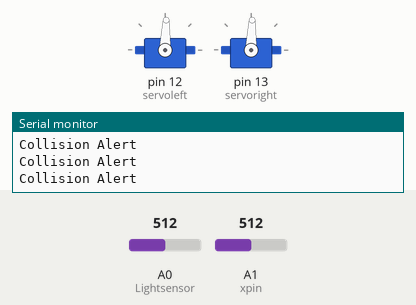
The sketch below on a simulated Arduino Uno, built with avr-gcc and run on an emulated ATmega328P. Shown: 2 × servo, the last lines printed to the serial monitor. The inputs (shaded band) are chosen by the test bench; at power-on: A0 (Lightsensor) = 512, A1 (xpin) = 512. Random numbers use the default seed unless the sketch sets one.

Above: at 1.2 s.
1.3 s: A0 (Lightsensor) set to 306
At 1.78 s:
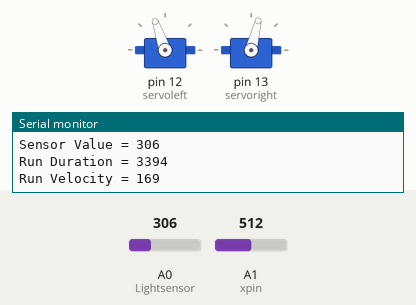
5.8 s: A0 (Lightsensor) set to 511
10.9 s: A1 (xpin) set to 4
At 11.89 s:
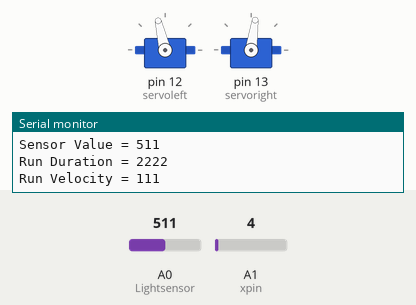
14.4 s: A1 (xpin) set to 1
Timing chart, 0 to 17.4 s (numbered marks = the images above; inputs shaded):
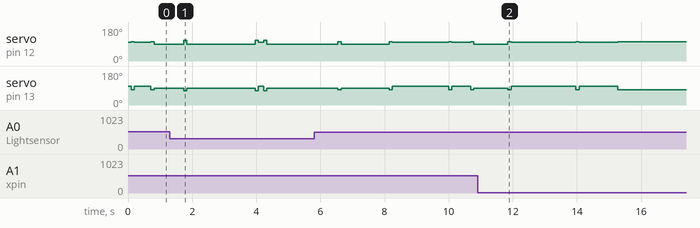

The sketch:

Chemotaxis_Open_Day_VD_CA.ino
```cpp
#include <Servo.h>

Servo servoleft;
Servo servoright;

int Runduration = 2000; //max duration of run in milliseconds
int Runvelocity = 100;  //PWM shift from 'zero' for max velocity

int Tumbletime = 2400;  //duration for one complete rotation at max velocity

int EnableSensor = 9;
int Lightsensor = 0;
int Value = 0;
int Range = 900;
int Offset = 550;

int xpin = 1;
int xval = 0;
int xthresh = 3;

void setup() {
  pinMode(EnableSensor,OUTPUT);
  Serial.begin(9600);
}

void loop() {
  while (Value<1000)
  {
    Tumble();
    Run();
  }
}

void Run() {

  digitalWrite(EnableSensor,HIGH);
  delay(50);
  Value = analogRead(Lightsensor);
  digitalWrite(EnableSensor,LOW);
  int RD = int(Runduration-Runduration*(float(Value-Offset)/float(Range-Offset)));
  int RV = int(Runvelocity-Runvelocity*(float(Value-Offset)/float(Range-Offset)));

  if (RD<0)
  {RD=0;}
  if (RV<40)
  {RV=40;}

  Serial.println("Sensor Value = "+String(Value)+"\nRun Duration = "+String(RD)+"\nRun Velocity = "+String(RV)+"\n\n");

  servoleft.attach(12);
  servoright.attach(13);
  servoleft.writeMicroseconds(1500+RV);
  servoright.writeMicroseconds(1500-RV);

  if (Value < Range-0.5*(Range-Offset)) {
    int rdby6= int(RD/6)+36;
    for (int i=0; i<6; i++)
    {
      xval=analogRead(xpin);
      if (xval>=xthresh) {rdby6 = 0; Serial.println("Collision Alert");}
      delay(rdby6);
    }
  }
  else {
    delay(RD);
  }

  servoleft.detach();
  servoright.detach();

}


void Tumble() {
  servoleft.attach(12);
  servoright.attach(13);
  int dir = int(random(0,2));
  if (dir==1)
  {
  servoleft.writeMicroseconds(1550);
  servoright.writeMicroseconds(1550);
  }
  else
  {
  servoleft.writeMicroseconds(1450);
  servoright.writeMicroseconds(1450);
  }
  delay(int(random(0,Tumbletime)));
  servoleft.detach();
  servoright.detach();
}
```
